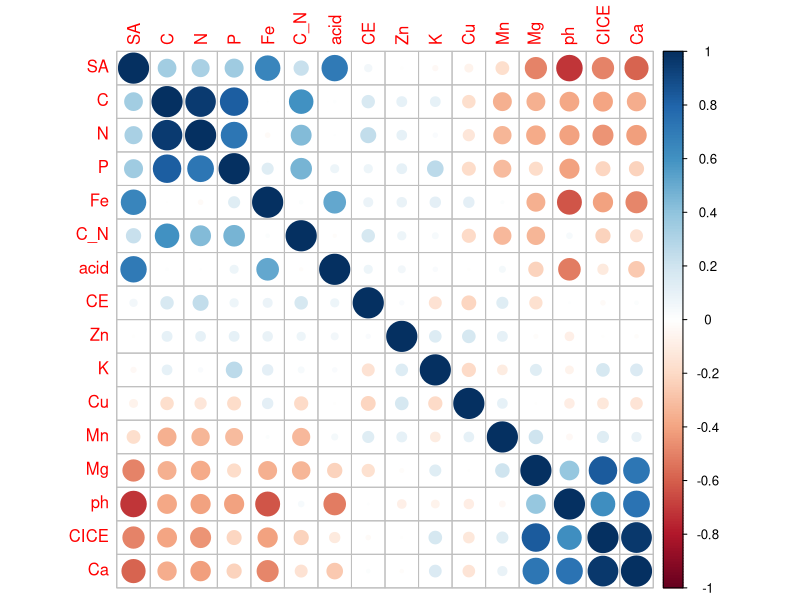
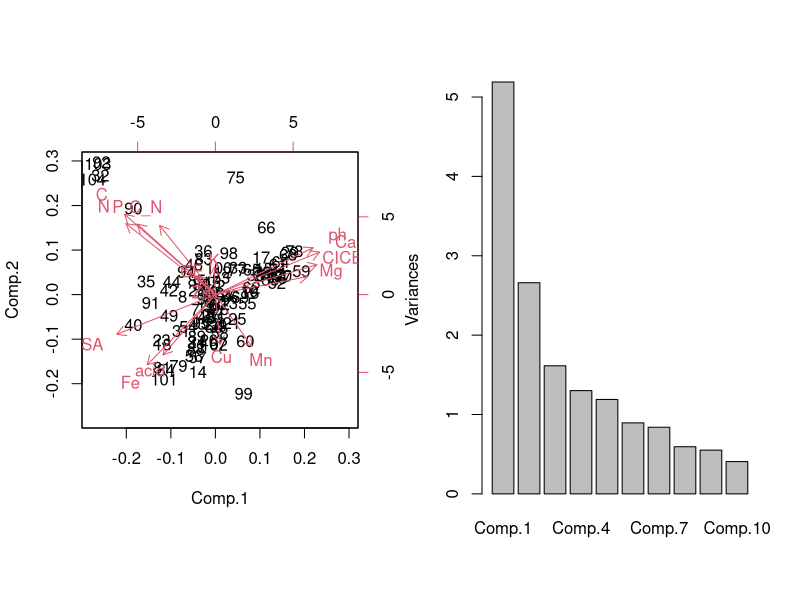

These charts were generated, in order, by the following R code:
## ---- chunk 1

#|echo=FALSE
library(tidyverse)
library(corrplot)
## ---- chunk 2
soilchem <- read_csv("../Data/soil_chemistry.csv")
soilchem %>% pivot_longer(cols = where(is.numeric), names_to = "variable", values_to = "value") %>% group_by(variable) %>% summarise(mean = mean(value, na.rm = T), min = min(value), max = max(value), sd = sd(value, na.rm=T))
## ---- chunk 3
corrplot(cor(soilchem[,-1], use = "complete.obs"), order = "FPC")
## ---- chunk 4
par(mfrow = c(1,2))
biplot(princomp(scale(soilchem[complete.cases(soilchem),-1])))
screeplot(princomp(scale(soilchem[complete.cases(soilchem),-1])), main="")
